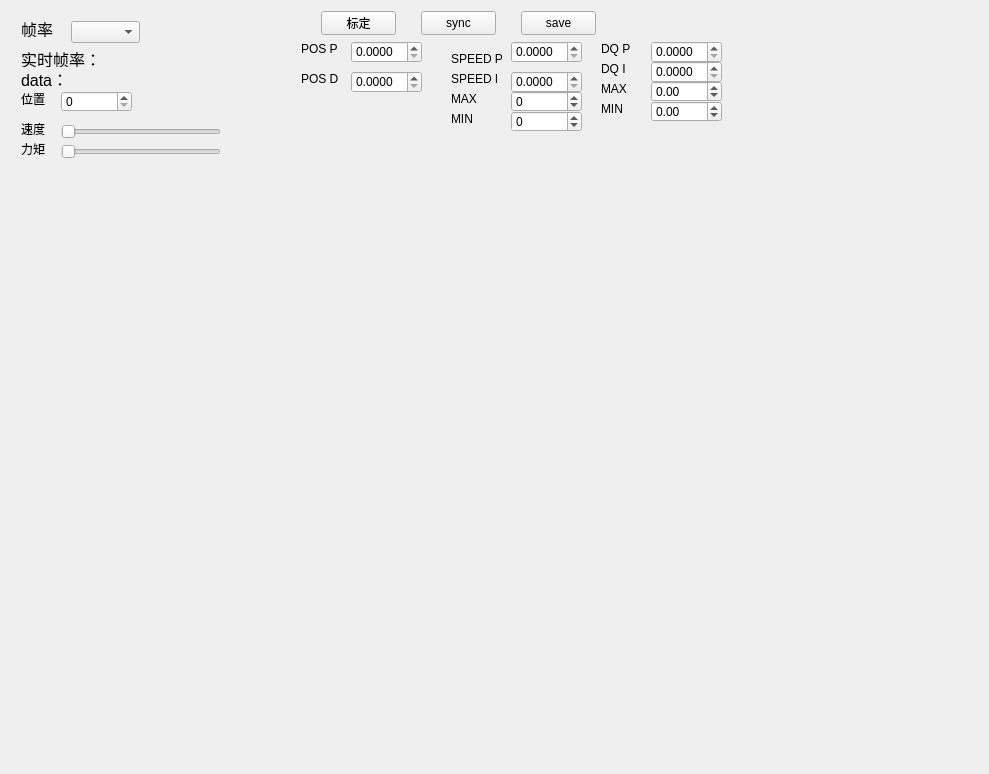
<?xml version="1.0" encoding="UTF-8"?>
<ui version="4.0">
 <class>ctlPage</class>
 <widget class="QWidget" name="ctlPage">
  <property name="geometry">
   <rect>
    <x>0</x>
    <y>0</y>
    <width>989</width>
    <height>774</height>
   </rect>
  </property>
  <property name="minimumSize">
   <size>
    <width>650</width>
    <height>774</height>
   </size>
  </property>
  <property name="maximumSize">
   <size>
    <width>989</width>
    <height>16777215</height>
   </size>
  </property>
  <property name="windowTitle">
   <string>Form</string>
  </property>
  <layout class="QVBoxLayout" name="verticalLayout">
   <item>
    <widget class="QWidget" name="widget" native="true">
     <property name="minimumSize">
      <size>
       <width>0</width>
       <height>150</height>
      </size>
     </property>
     <property name="maximumSize">
      <size>
       <width>16777215</width>
       <height>150</height>
      </size>
     </property>
     <widget class="QSlider" name="horizontalSliderDq">
      <property name="geometry">
       <rect>
        <x>50</x>
        <y>130</y>
        <width>160</width>
        <height>22</height>
       </rect>
      </property>
      <property name="orientation">
       <enum>Qt::Horizontal</enum>
      </property>
     </widget>
     <widget class="QDoubleSpinBox" name="doubleSpinBoxSpeedP">
      <property name="geometry">
       <rect>
        <x>500</x>
        <y>30</y>
        <width>71</width>
        <height>22</height>
       </rect>
      </property>
      <property name="decimals">
       <number>4</number>
      </property>
      <property name="singleStep">
       <double>0.000100000000000</double>
      </property>
     </widget>
     <widget class="QComboBox" name="comboBoxFps">
      <property name="geometry">
       <rect>
        <x>60</x>
        <y>10</y>
        <width>69</width>
        <height>22</height>
       </rect>
      </property>
     </widget>
     <widget class="QLabel" name="label_12">
      <property name="geometry">
       <rect>
        <x>10</x>
        <y>80</y>
        <width>53</width>
        <height>16</height>
       </rect>
      </property>
      <property name="text">
       <string>位置</string>
      </property>
     </widget>
     <widget class="QSpinBox" name="spinBoxTarPos">
      <property name="geometry">
       <rect>
        <x>50</x>
        <y>80</y>
        <width>71</width>
        <height>21</height>
       </rect>
      </property>
     </widget>
     <widget class="QLabel" name="lableData">
      <property name="geometry">
       <rect>
        <x>10</x>
        <y>60</y>
        <width>161</width>
        <height>16</height>
       </rect>
      </property>
      <property name="font">
       <font>
        <pointsize>12</pointsize>
       </font>
      </property>
      <property name="text">
       <string>data：</string>
      </property>
     </widget>
     <widget class="QLabel" name="label">
      <property name="geometry">
       <rect>
        <x>10</x>
        <y>10</y>
        <width>53</width>
        <height>16</height>
       </rect>
      </property>
      <property name="font">
       <font>
        <pointsize>12</pointsize>
       </font>
      </property>
      <property name="text">
       <string>帧率</string>
      </property>
     </widget>
     <widget class="QLabel" name="label_14">
      <property name="geometry">
       <rect>
        <x>10</x>
        <y>130</y>
        <width>53</width>
        <height>16</height>
       </rect>
      </property>
      <property name="text">
       <string>力矩</string>
      </property>
     </widget>
     <widget class="QLabel" name="label_4">
      <property name="geometry">
       <rect>
        <x>440</x>
        <y>40</y>
        <width>53</width>
        <height>16</height>
       </rect>
      </property>
      <property name="text">
       <string>SPEED P</string>
      </property>
     </widget>
     <widget class="QLabel" name="label_5">
      <property name="geometry">
       <rect>
        <x>440</x>
        <y>60</y>
        <width>53</width>
        <height>16</height>
       </rect>
      </property>
      <property name="text">
       <string>SPEED I</string>
      </property>
     </widget>
     <widget class="QPushButton" name="pushButtonCal">
      <property name="geometry">
       <rect>
        <x>310</x>
        <y>0</y>
        <width>75</width>
        <height>24</height>
       </rect>
      </property>
      <property name="text">
       <string>标定</string>
      </property>
     </widget>
     <widget class="QSpinBox" name="spinBoxMinSpeed">
      <property name="geometry">
       <rect>
        <x>500</x>
        <y>100</y>
        <width>71</width>
        <height>21</height>
       </rect>
      </property>
      <property name="minimum">
       <number>-5000</number>
      </property>
      <property name="maximum">
       <number>5000</number>
      </property>
     </widget>
     <widget class="QPushButton" name="pushButtonSync">
      <property name="geometry">
       <rect>
        <x>410</x>
        <y>0</y>
        <width>75</width>
        <height>24</height>
       </rect>
      </property>
      <property name="text">
       <string>sync</string>
      </property>
     </widget>
     <widget class="QLabel" name="label_3">
      <property name="geometry">
       <rect>
        <x>290</x>
        <y>60</y>
        <width>53</width>
        <height>16</height>
       </rect>
      </property>
      <property name="text">
       <string>POS D</string>
      </property>
     </widget>
     <widget class="QSpinBox" name="spinBoxMaxSpeed">
      <property name="geometry">
       <rect>
        <x>500</x>
        <y>80</y>
        <width>71</width>
        <height>21</height>
       </rect>
      </property>
      <property name="minimum">
       <number>-5000</number>
      </property>
      <property name="maximum">
       <number>5000</number>
      </property>
     </widget>
     <widget class="QLabel" name="label_2">
      <property name="geometry">
       <rect>
        <x>290</x>
        <y>30</y>
        <width>53</width>
        <height>16</height>
       </rect>
      </property>
      <property name="text">
       <string>POS P</string>
      </property>
     </widget>
     <widget class="QPushButton" name="pushButtonSave">
      <property name="geometry">
       <rect>
        <x>510</x>
        <y>0</y>
        <width>75</width>
        <height>24</height>
       </rect>
      </property>
      <property name="text">
       <string>save</string>
      </property>
     </widget>
     <widget class="QDoubleSpinBox" name="doubleSpinBoxSpeedI">
      <property name="geometry">
       <rect>
        <x>500</x>
        <y>60</y>
        <width>71</width>
        <height>22</height>
       </rect>
      </property>
      <property name="decimals">
       <number>4</number>
      </property>
      <property name="singleStep">
       <double>0.000100000000000</double>
      </property>
     </widget>
     <widget class="QDoubleSpinBox" name="doubleSpinBoxMaxCur">
      <property name="geometry">
       <rect>
        <x>640</x>
        <y>70</y>
        <width>71</width>
        <height>21</height>
       </rect>
      </property>
      <property name="minimum">
       <double>-50.000000000000000</double>
      </property>
      <property name="maximum">
       <double>50.000000000000000</double>
      </property>
      <property name="singleStep">
       <double>0.010000000000000</double>
      </property>
     </widget>
     <widget class="QDoubleSpinBox" name="doubleSpinBoxPosP">
      <property name="geometry">
       <rect>
        <x>340</x>
        <y>30</y>
        <width>71</width>
        <height>22</height>
       </rect>
      </property>
      <property name="decimals">
       <number>4</number>
      </property>
      <property name="singleStep">
       <double>0.000100000000000</double>
      </property>
     </widget>
     <widget class="QLabel" name="lableFps">
      <property name="geometry">
       <rect>
        <x>10</x>
        <y>40</y>
        <width>151</width>
        <height>16</height>
       </rect>
      </property>
      <property name="font">
       <font>
        <pointsize>12</pointsize>
       </font>
      </property>
      <property name="text">
       <string>实时帧率：</string>
      </property>
     </widget>
     <widget class="QLabel" name="label_13">
      <property name="geometry">
       <rect>
        <x>10</x>
        <y>110</y>
        <width>53</width>
        <height>16</height>
       </rect>
      </property>
      <property name="text">
       <string>速度</string>
      </property>
     </widget>
     <widget class="QLabel" name="label_8">
      <property name="geometry">
       <rect>
        <x>440</x>
        <y>80</y>
        <width>53</width>
        <height>16</height>
       </rect>
      </property>
      <property name="text">
       <string>MAX</string>
      </property>
     </widget>
     <widget class="QDoubleSpinBox" name="doubleSpinBoxMinCur">
      <property name="geometry">
       <rect>
        <x>640</x>
        <y>90</y>
        <width>71</width>
        <height>21</height>
       </rect>
      </property>
      <property name="minimum">
       <double>-50.000000000000000</double>
      </property>
      <property name="maximum">
       <double>50.000000000000000</double>
      </property>
      <property name="singleStep">
       <double>0.010000000000000</double>
      </property>
     </widget>
     <widget class="QDoubleSpinBox" name="doubleSpinBoxDqP">
      <property name="geometry">
       <rect>
        <x>640</x>
        <y>30</y>
        <width>71</width>
        <height>22</height>
       </rect>
      </property>
      <property name="decimals">
       <number>4</number>
      </property>
      <property name="singleStep">
       <double>0.000100000000000</double>
      </property>
     </widget>
     <widget class="QSlider" name="horizontalSliderSpeed">
      <property name="geometry">
       <rect>
        <x>50</x>
        <y>110</y>
        <width>160</width>
        <height>22</height>
       </rect>
      </property>
      <property name="orientation">
       <enum>Qt::Horizontal</enum>
      </property>
     </widget>
     <widget class="QLabel" name="label_7">
      <property name="geometry">
       <rect>
        <x>590</x>
        <y>30</y>
        <width>53</width>
        <height>16</height>
       </rect>
      </property>
      <property name="text">
       <string>DQ P</string>
      </property>
     </widget>
     <widget class="QLabel" name="label_11">
      <property name="geometry">
       <rect>
        <x>590</x>
        <y>90</y>
        <width>53</width>
        <height>16</height>
       </rect>
      </property>
      <property name="text">
       <string>MIN</string>
      </property>
     </widget>
     <widget class="QDoubleSpinBox" name="doubleSpinBoxDqI">
      <property name="geometry">
       <rect>
        <x>640</x>
        <y>50</y>
        <width>71</width>
        <height>22</height>
       </rect>
      </property>
      <property name="decimals">
       <number>4</number>
      </property>
      <property name="singleStep">
       <double>0.000100000000000</double>
      </property>
     </widget>
     <widget class="QLabel" name="label_10">
      <property name="geometry">
       <rect>
        <x>590</x>
        <y>70</y>
        <width>53</width>
        <height>16</height>
       </rect>
      </property>
      <property name="text">
       <string>MAX</string>
      </property>
     </widget>
     <widget class="QDoubleSpinBox" name="doubleSpinBoxPosD">
      <property name="geometry">
       <rect>
        <x>340</x>
        <y>60</y>
        <width>71</width>
        <height>22</height>
       </rect>
      </property>
      <property name="decimals">
       <number>4</number>
      </property>
      <property name="singleStep">
       <double>0.000100000000000</double>
      </property>
     </widget>
     <widget class="QLabel" name="label_6">
      <property name="geometry">
       <rect>
        <x>590</x>
        <y>50</y>
        <width>53</width>
        <height>16</height>
       </rect>
      </property>
      <property name="text">
       <string>DQ I</string>
      </property>
     </widget>
     <widget class="QLabel" name="label_9">
      <property name="geometry">
       <rect>
        <x>440</x>
        <y>100</y>
        <width>53</width>
        <height>16</height>
       </rect>
      </property>
      <property name="text">
       <string>MIN</string>
      </property>
     </widget>
    </widget>
   </item>
   <item>
    <widget class="WidgetPlot2D" name="widgetPlot2D" native="true">
     <property name="minimumSize">
      <size>
       <width>650</width>
       <height>600</height>
      </size>
     </property>
    </widget>
   </item>
  </layout>
 </widget>
 <customwidgets>
  <customwidget>
   <class>WidgetPlot2D</class>
   <extends>QWidget</extends>
   <header location="global">widgetplot2d.h</header>
   <container>1</container>
  </customwidget>
 </customwidgets>
 <resources/>
 <connections/>
</ui>
